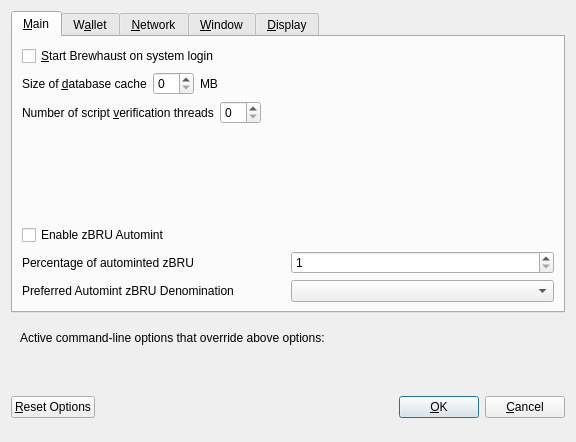
<?xml version="1.0" encoding="UTF-8"?>
<ui version="4.0">
 <class>OptionsDialog</class>
 <widget class="QDialog" name="OptionsDialog">
  <property name="geometry">
   <rect>
    <x>0</x>
    <y>0</y>
    <width>576</width>
    <height>442</height>
   </rect>
  </property>
  <property name="windowTitle">
   <string>Options</string>
  </property>
  <property name="modal">
   <bool>true</bool>
  </property>
  <layout class="QVBoxLayout" name="verticalLayout">
   <item>
    <widget class="QTabWidget" name="tabWidget">
     <property name="currentIndex">
      <number>0</number>
     </property>
     <widget class="QWidget" name="tabMain">
      <attribute name="title">
       <string>&amp;Main</string>
      </attribute>
      <layout class="QVBoxLayout" name="verticalLayout_Main">
       <item>
        <widget class="QCheckBox" name="bitcoinAtStartup">
         <property name="toolTip">
          <string>Automatically start Brewhaust after logging in to the system.</string>
         </property>
         <property name="text">
          <string>&amp;Start Brewhaust on system login</string>
         </property>
        </widget>
       </item>
       <item>
        <layout class="QHBoxLayout" name="horizontalLayout_2_Main">
         <item>
          <widget class="QLabel" name="databaseCacheLabel">
           <property name="text">
            <string>Size of &amp;database cache</string>
           </property>
           <property name="textFormat">
            <enum>Qt::PlainText</enum>
           </property>
           <property name="buddy">
            <cstring>databaseCache</cstring>
           </property>
          </widget>
         </item>
         <item>
          <widget class="QSpinBox" name="databaseCache"/>
         </item>
         <item>
          <widget class="QLabel" name="databaseCacheUnitLabel">
           <property name="text">
            <string>MB</string>
           </property>
           <property name="textFormat">
            <enum>Qt::PlainText</enum>
           </property>
          </widget>
         </item>
         <item>
          <spacer name="horizontalSpacer_2_Main">
           <property name="orientation">
            <enum>Qt::Horizontal</enum>
           </property>
           <property name="sizeHint" stdset="0">
            <size>
             <width>40</width>
             <height>20</height>
            </size>
           </property>
          </spacer>
         </item>
        </layout>
       </item>
       <item>
        <layout class="QHBoxLayout" name="horizontalLayout_3_Main">
         <item>
          <widget class="QLabel" name="threadsScriptVerifLabel">
           <property name="text">
            <string>Number of script &amp;verification threads</string>
           </property>
           <property name="textFormat">
            <enum>Qt::PlainText</enum>
           </property>
           <property name="buddy">
            <cstring>threadsScriptVerif</cstring>
           </property>
          </widget>
         </item>
         <item>
          <widget class="QSpinBox" name="threadsScriptVerif">
           <property name="toolTip">
            <string>(0 = auto, &lt;0 = leave that many cores free)</string>
           </property>
          </widget>
         </item>
         <item>
          <spacer name="horizontalSpacer_3_Main">
           <property name="orientation">
            <enum>Qt::Horizontal</enum>
           </property>
           <property name="sizeHint" stdset="0">
            <size>
             <width>40</width>
             <height>20</height>
            </size>
           </property>
          </spacer>
         </item>
        </layout>
       </item>
       <item>
        <spacer name="verticalSpacer_2">
         <property name="orientation">
          <enum>Qt::Vertical</enum>
         </property>
         <property name="sizeHint" stdset="0">
          <size>
           <width>20</width>
           <height>40</height>
          </size>
         </property>
        </spacer>
       </item>
       <item>
        <widget class="QCheckBox" name="checkBoxZeromintEnable">
         <property name="toolTip">
          <string>Enable automatic minting of BRU units to zBRU</string>
         </property>
         <property name="layoutDirection">
          <enum>Qt::LeftToRight</enum>
         </property>
         <property name="text">
          <string>Enable zBRU Automint</string>
         </property>
        </widget>
       </item>
       <item>
        <layout class="QHBoxLayout" name="horizontalLayout_3">
         <item>
          <widget class="QLabel" name="percentage_label">
           <property name="toolTip">
            <string>Percentage of incoming BRU which get automatically converted to zBRU via Zerocoin Protocol (min: 10%)</string>
           </property>
           <property name="text">
            <string>Percentage of autominted zBRU</string>
           </property>
          </widget>
         </item>
         <item>
          <widget class="QSpinBox" name="zeromintPercentage">
           <property name="minimum">
            <number>1</number>
           </property>
           <property name="maximum">
            <number>100</number>
           </property>
          </widget>
         </item>
        </layout>
       </item>
       <item>
        <layout class="QHBoxLayout" name="horizontalLayout" stretch="0,0">
         <property name="sizeConstraint">
          <enum>QLayout::SetFixedSize</enum>
         </property>
         <item>
          <widget class="QLabel" name="labelPreferredDenom">
           <property name="maximumSize">
            <size>
             <width>16777215</width>
             <height>16777215</height>
            </size>
           </property>
           <property name="toolTip">
            <string>Wait with automatic conversion to Zerocoin until enough BRU for this denomination is available</string>
           </property>
           <property name="text">
            <string>Preferred Automint zBRU Denomination</string>
           </property>
          </widget>
         </item>
         <item>
          <widget class="QComboBox" name="preferredDenom">
           <property name="maximumSize">
            <size>
             <width>16777215</width>
             <height>27</height>
            </size>
           </property>
           <property name="toolTip">
            <string>Wait with automatic conversion to Zerocoin until enough BRU for this denomination is available</string>
           </property>
           <property name="maxVisibleItems">
            <number>9</number>
           </property>
           <property name="maxCount">
            <number>9</number>
           </property>
          </widget>
         </item>
        </layout>
       </item>
      </layout>
     </widget>
     <widget class="QWidget" name="tabWallet">
      <attribute name="title">
       <string>W&amp;allet</string>
      </attribute>
      <layout class="QVBoxLayout" name="verticalLayout_Wallet">
       <item>
        <layout class="QHBoxLayout" name="horizontalLayout_2_Wallet">
         <item>
          <widget class="QLabel" name="labelStakeSplitThresholdText">
           <property name="text">
            <string>Stake split threshold:</string>
           </property>
          </widget>
         </item>
         <item>
          <widget class="QSpinBox" name="spinBoxStakeSplitThreshold">
           <property name="minimum">
            <number>1</number>
           </property>
           <property name="maximum">
            <number>999999</number>
           </property>
          </widget>
         </item>
        </layout>
       </item>
       <item>
        <widget class="QGroupBox" name="groupBox">
         <property name="title">
          <string>Expert</string>
         </property>
         <layout class="QVBoxLayout" name="verticalLayout_2">
          <item>
           <widget class="QCheckBox" name="coinControlFeatures">
            <property name="toolTip">
             <string>Whether to show coin control features or not.</string>
            </property>
            <property name="text">
             <string>Enable coin &amp;control features</string>
            </property>
           </widget>
          </item>
          <item>
           <widget class="QCheckBox" name="showMasternodesTab">
            <property name="toolTip">
             <string>Show additional tab listing all your masternodes in first sub-tab&lt;br/&gt;and all masternodes on the network in second sub-tab.</string>
            </property>
            <property name="text">
             <string>Show Masternodes Tab</string>
            </property>
           </widget>
          </item>
          <item>
           <widget class="QCheckBox" name="spendZeroConfChange">
            <property name="toolTip">
             <string>If you disable the spending of unconfirmed change, the change from a transaction&lt;br/&gt;cannot be used until that transaction has at least one confirmation.&lt;br/&gt;This also affects how your balance is computed.</string>
            </property>
            <property name="text">
             <string>&amp;Spend unconfirmed change</string>
            </property>
           </widget>
          </item>
         </layout>
        </widget>
       </item>
       <item>
        <spacer name="verticalSpacer_Wallet">
         <property name="orientation">
          <enum>Qt::Vertical</enum>
         </property>
         <property name="sizeHint" stdset="0">
          <size>
           <width>20</width>
           <height>40</height>
          </size>
         </property>
        </spacer>
       </item>
      </layout>
     </widget>
     <widget class="QWidget" name="tabNetwork">
      <attribute name="title">
       <string>&amp;Network</string>
      </attribute>
      <layout class="QVBoxLayout" name="verticalLayout_Network">
       <item>
        <widget class="QCheckBox" name="mapPortUpnp">
         <property name="toolTip">
          <string>Automatically open the Brewhaust client port on the router. This only works when your router supports UPnP and it is enabled.</string>
         </property>
         <property name="text">
          <string>Map port using &amp;UPnP</string>
         </property>
        </widget>
       </item>
       <item>
        <widget class="QCheckBox" name="allowIncoming">
         <property name="toolTip">
          <string>Accept connections from outside</string>
         </property>
         <property name="text">
          <string>Allow incoming connections</string>
         </property>
        </widget>
       </item>
       <item>
        <widget class="QCheckBox" name="connectSocks">
         <property name="toolTip">
          <string>Connect to the Brewhaust network through a SOCKS5 proxy.</string>
         </property>
         <property name="text">
          <string>&amp;Connect through SOCKS5 proxy (default proxy):</string>
         </property>
        </widget>
       </item>
       <item>
        <layout class="QHBoxLayout" name="horizontalLayout_1_Network">
         <item>
          <widget class="QLabel" name="proxyIpLabel">
           <property name="text">
            <string>Proxy &amp;IP:</string>
           </property>
           <property name="textFormat">
            <enum>Qt::PlainText</enum>
           </property>
           <property name="buddy">
            <cstring>proxyIp</cstring>
           </property>
          </widget>
         </item>
         <item>
          <widget class="QValidatedLineEdit" name="proxyIp">
           <property name="minimumSize">
            <size>
             <width>140</width>
             <height>0</height>
            </size>
           </property>
           <property name="maximumSize">
            <size>
             <width>140</width>
             <height>16777215</height>
            </size>
           </property>
           <property name="toolTip">
            <string>IP address of the proxy (e.g. IPv4: 127.0.0.1 / IPv6: ::1)</string>
           </property>
          </widget>
         </item>
         <item>
          <widget class="QLabel" name="proxyPortLabel">
           <property name="text">
            <string>&amp;Port:</string>
           </property>
           <property name="textFormat">
            <enum>Qt::PlainText</enum>
           </property>
           <property name="buddy">
            <cstring>proxyPort</cstring>
           </property>
          </widget>
         </item>
         <item>
          <widget class="QLineEdit" name="proxyPort">
           <property name="minimumSize">
            <size>
             <width>55</width>
             <height>0</height>
            </size>
           </property>
           <property name="maximumSize">
            <size>
             <width>55</width>
             <height>16777215</height>
            </size>
           </property>
           <property name="toolTip">
            <string>Port of the proxy (e.g. 9050)</string>
           </property>
          </widget>
         </item>
         <item>
          <spacer name="horizontalSpacer_1_Network">
           <property name="orientation">
            <enum>Qt::Horizontal</enum>
           </property>
           <property name="sizeHint" stdset="0">
            <size>
             <width>40</width>
             <height>20</height>
            </size>
           </property>
          </spacer>
         </item>
        </layout>
       </item>
       <item>
        <spacer name="verticalSpacer_Network">
         <property name="orientation">
          <enum>Qt::Vertical</enum>
         </property>
         <property name="sizeHint" stdset="0">
          <size>
           <width>20</width>
           <height>40</height>
          </size>
         </property>
        </spacer>
       </item>
      </layout>
     </widget>
     <widget class="QWidget" name="tabWindow">
      <attribute name="title">
       <string>&amp;Window</string>
      </attribute>
      <layout class="QVBoxLayout" name="verticalLayout_Window">
       <item>
        <widget class="QCheckBox" name="minimizeToTray">
         <property name="toolTip">
          <string>Show only a tray icon after minimizing the window.</string>
         </property>
         <property name="text">
          <string>&amp;Minimize to the tray instead of the taskbar</string>
         </property>
        </widget>
       </item>
       <item>
        <widget class="QCheckBox" name="minimizeOnClose">
         <property name="toolTip">
          <string>Minimize instead of exit the application when the window is closed. When this option is enabled, the application will be closed only after selecting Quit in the menu.</string>
         </property>
         <property name="text">
          <string>M&amp;inimize on close</string>
         </property>
        </widget>
       </item>
       <item>
        <spacer name="verticalSpacer_Window">
         <property name="orientation">
          <enum>Qt::Vertical</enum>
         </property>
         <property name="sizeHint" stdset="0">
          <size>
           <width>20</width>
           <height>40</height>
          </size>
         </property>
        </spacer>
       </item>
      </layout>
     </widget>
     <widget class="QWidget" name="tabDisplay">
      <attribute name="title">
       <string>&amp;Display</string>
      </attribute>
      <layout class="QVBoxLayout" name="verticalLayout_Display">
       <item>
        <layout class="QHBoxLayout" name="horizontalLayout_1_Display">
         <item>
          <widget class="QLabel" name="langLabel">
           <property name="text">
            <string>User Interface &amp;language:</string>
           </property>
           <property name="textFormat">
            <enum>Qt::PlainText</enum>
           </property>
           <property name="buddy">
            <cstring>lang</cstring>
           </property>
          </widget>
         </item>
         <item>
          <widget class="QValueComboBox" name="lang">
           <property name="toolTip">
            <string>The user interface language can be set here. This setting will take effect after restarting Brewhaust.</string>
           </property>
          </widget>
         </item>
        </layout>
       </item>
       <item>
        <widget class="QLabel" name="label_3">
         <property name="toolTip">
          <string notr="true"/>
         </property>
         <property name="statusTip">
          <string notr="true"/>
         </property>
         <property name="whatsThis">
          <string notr="true"/>
         </property>
         <property name="accessibleName">
          <string notr="true"/>
         </property>
         <property name="text">
          <string>Language missing or translation incomplete? Help contributing translations here:
https://www.transifex.com/Nigho/Nigho-translations</string>
         </property>
         <property name="wordWrap">
          <bool>true</bool>
         </property>
         <property name="openExternalLinks">
          <bool>true</bool>
         </property>
         <property name="textInteractionFlags">
          <set>Qt::TextBrowserInteraction</set>
         </property>
        </widget>
       </item>
       <item>
        <layout class="QHBoxLayout" name="horizontalLayout_4_Display" stretch="0,0">
         <item>
          <widget class="QLabel" name="themeLabel">
           <property name="text">
            <string>User Interface Theme:</string>
           </property>
          </widget>
         </item>
         <item>
          <widget class="QValueComboBox" name="theme"/>
         </item>
        </layout>
       </item>
       <item>
        <widget class="Line" name="line">
         <property name="orientation">
          <enum>Qt::Horizontal</enum>
         </property>
        </widget>
       </item>
       <item>
        <layout class="QHBoxLayout" name="horizontalLayout_2_Display">
         <item>
          <widget class="QLabel" name="unitLabel">
           <property name="text">
            <string>&amp;Unit to show amounts in:</string>
           </property>
           <property name="textFormat">
            <enum>Qt::PlainText</enum>
           </property>
           <property name="buddy">
            <cstring>unit</cstring>
           </property>
          </widget>
         </item>
         <item>
          <widget class="QValueComboBox" name="unit">
           <property name="toolTip">
            <string>Choose the default subdivision unit to show in the interface and when sending coins.</string>
           </property>
          </widget>
         </item>
        </layout>
       </item>
       <item>
        <layout class="QHBoxLayout" name="horizontalLayout_5_Display">
         <item>
          <widget class="QLabel" name="digitsLabel">
           <property name="text">
            <string>Decimal digits</string>
           </property>
          </widget>
         </item>
         <item>
          <widget class="QValueComboBox" name="digits"/>
         </item>
        </layout>
       </item>
       <item>
        <widget class="QCheckBox" name="checkBoxHideZeroBalances">
         <property name="toolTip">
          <string>Hide empty balances</string>
         </property>
         <property name="layoutDirection">
          <enum>Qt::LeftToRight</enum>
         </property>
         <property name="text">
          <string>Hide empty balances</string>
         </property>
        </widget>
       </item>
       <item>
        <layout class="QHBoxLayout" name="horizontalLayout_3_Display">
         <item>
          <widget class="QLabel" name="thirdPartyTxUrlsLabel">
           <property name="toolTip">
            <string>Third party URLs (e.g. a block explorer) that appear in the transactions tab as context menu items. %s in the URL is replaced by transaction hash. Multiple URLs are separated by vertical bar |.</string>
           </property>
           <property name="text">
            <string>Third party transaction URLs</string>
           </property>
           <property name="buddy">
            <cstring>thirdPartyTxUrls</cstring>
           </property>
          </widget>
         </item>
         <item>
          <widget class="QLineEdit" name="thirdPartyTxUrls">
           <property name="toolTip">
            <string>Third party URLs (e.g. a block explorer) that appear in the transactions tab as context menu items. %s in the URL is replaced by transaction hash. Multiple URLs are separated by vertical bar |.</string>
           </property>
          </widget>
         </item>
        </layout>
       </item>
       <item>
        <spacer name="verticalSpacer">
         <property name="orientation">
          <enum>Qt::Vertical</enum>
         </property>
         <property name="sizeHint" stdset="0">
          <size>
           <width>20</width>
           <height>40</height>
          </size>
         </property>
        </spacer>
       </item>
      </layout>
     </widget>
    </widget>
   </item>
   <item>
    <widget class="QFrame" name="frame">
     <layout class="QVBoxLayout" name="verticalLayout_Bottom">
      <item>
       <layout class="QHBoxLayout" name="horizontalLayout_Bottom">
        <item>
         <widget class="QLabel" name="overriddenByCommandLineInfoLabel">
          <property name="text">
           <string>Active command-line options that override above options:</string>
          </property>
          <property name="textFormat">
           <enum>Qt::PlainText</enum>
          </property>
         </widget>
        </item>
        <item>
         <spacer name="horizontalSpacer_Bottom">
          <property name="orientation">
           <enum>Qt::Horizontal</enum>
          </property>
          <property name="sizeHint" stdset="0">
           <size>
            <width>40</width>
            <height>20</height>
           </size>
          </property>
         </spacer>
        </item>
       </layout>
      </item>
      <item>
       <widget class="QLabel" name="overriddenByCommandLineLabel">
        <property name="text">
         <string/>
        </property>
        <property name="textFormat">
         <enum>Qt::PlainText</enum>
        </property>
        <property name="wordWrap">
         <bool>true</bool>
        </property>
       </widget>
      </item>
     </layout>
    </widget>
   </item>
   <item>
    <layout class="QHBoxLayout" name="horizontalLayout_Buttons">
     <item>
      <widget class="QPushButton" name="resetButton">
       <property name="toolTip">
        <string>Reset all client options to default.</string>
       </property>
       <property name="text">
        <string>&amp;Reset Options</string>
       </property>
       <property name="autoDefault">
        <bool>false</bool>
       </property>
      </widget>
     </item>
     <item>
      <spacer name="horizontalSpacer_1">
       <property name="orientation">
        <enum>Qt::Horizontal</enum>
       </property>
       <property name="sizeHint" stdset="0">
        <size>
         <width>40</width>
         <height>48</height>
        </size>
       </property>
      </spacer>
     </item>
     <item>
      <widget class="QLabel" name="statusLabel">
       <property name="minimumSize">
        <size>
         <width>200</width>
         <height>0</height>
        </size>
       </property>
       <property name="font">
        <font>
         <weight>75</weight>
         <bold>true</bold>
        </font>
       </property>
       <property name="text">
        <string/>
       </property>
       <property name="textFormat">
        <enum>Qt::PlainText</enum>
       </property>
       <property name="wordWrap">
        <bool>true</bool>
       </property>
      </widget>
     </item>
     <item>
      <spacer name="horizontalSpacer_2">
       <property name="orientation">
        <enum>Qt::Horizontal</enum>
       </property>
       <property name="sizeHint" stdset="0">
        <size>
         <width>40</width>
         <height>48</height>
        </size>
       </property>
      </spacer>
     </item>
     <item>
      <widget class="QPushButton" name="okButton">
       <property name="text">
        <string>&amp;OK</string>
       </property>
       <property name="autoDefault">
        <bool>false</bool>
       </property>
       <property name="default">
        <bool>true</bool>
       </property>
      </widget>
     </item>
     <item>
      <widget class="QPushButton" name="cancelButton">
       <property name="text">
        <string>&amp;Cancel</string>
       </property>
       <property name="autoDefault">
        <bool>false</bool>
       </property>
      </widget>
     </item>
    </layout>
   </item>
  </layout>
 </widget>
 <customwidgets>
  <customwidget>
   <class>QValidatedLineEdit</class>
   <extends>QLineEdit</extends>
   <header>qvalidatedlineedit.h</header>
  </customwidget>
  <customwidget>
   <class>QValueComboBox</class>
   <extends>QComboBox</extends>
   <header>qvaluecombobox.h</header>
  </customwidget>
 </customwidgets>
 <resources/>
 <connections/>
</ui>
